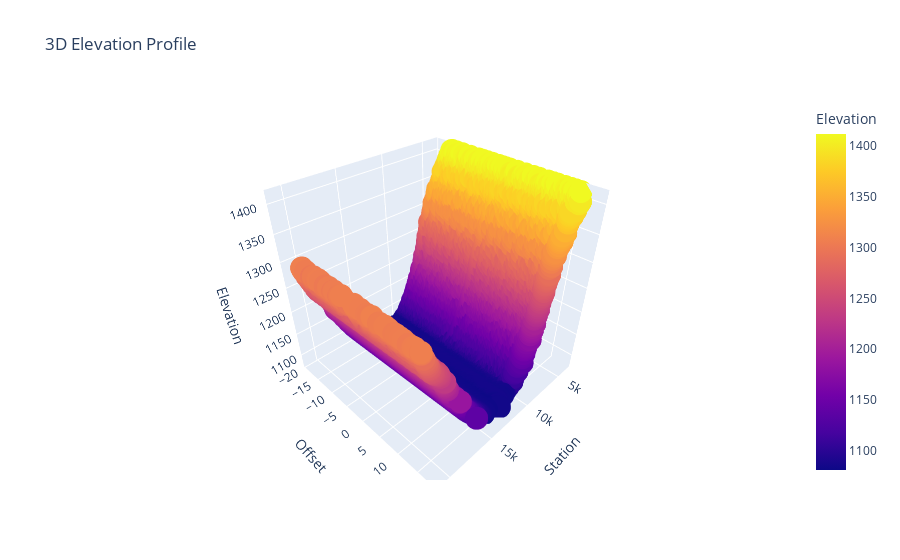

The notebook cell saved with this chart:
### Code cell
dataloader.plot_map()

### Figure 1 — Plotly figure (JSON) as saved in the notebook; plotly's stock layout.template omitted (floating-point values rounded to 4 significant figures; data arrays with more than 128 entries replaced by an {"elided": "..."} marker saying what was removed)
{"data": [{"hovertemplate": "Station=%{x}<br>Offset=%{y}<br>Elevation=%{marker.color}<extra></extra>", "legendgroup": "", "marker": {"color": {"elided": "14930 float values"}, "coloraxis": "coloraxis", "symbol": "circle"}, "mode": "markers", "name": "", "scene": "scene", "showlegend": false, "type": "scatter3d", "x": {"elided": "14930 float values"}, "y": {"elided": "14930 float values"}, "z": {"elided": "14930 float values"}}], "layout": {"coloraxis": {"colorbar": {"title": {"text": "Elevation"}}, "colorscale": [[0, "#0d0887"], [0.1111, "#46039f"], [0.2222, "#7201a8"], [0.3333, "#9c179e"], [0.4444, "#bd3786"], [0.5556, "#d8576b"], [0.6667, "#ed7953"], [0.7778, "#fb9f3a"], [0.8889, "#fdca26"], [1, "#f0f921"]]}, "legend": {"tracegroupgap": 0}, "scene": {"domain": {"x": [0, 1], "y": [0, 1]}, "xaxis": {"title": {"text": "Station"}}, "yaxis": {"title": {"text": "Offset"}}, "zaxis": {"title": {"text": "Elevation"}}}, "title": {"text": "3D Elevation Profile"}}}
